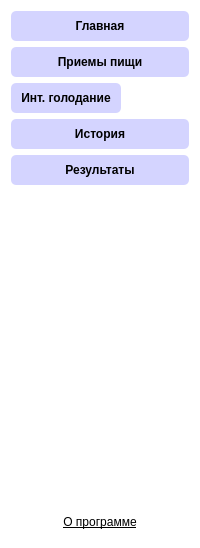
       <widget class="QWidget" name="widget_10" native="true">
        <property name="focusPolicy">
         <enum>Qt::NoFocus</enum>
        </property>
        <property name="styleSheet">
         <string notr="true">background-color:white;
border-radius: 15px;</string>
        </property>
        <layout class="QVBoxLayout" name="verticalLayout_2">
         <item>
          <widget class="QPushButton" name="mainButton">
           <property name="styleSheet">
            <string notr="true">QPushButton{
 	 height: 30px;
 	 box-sizing: border-box;
	 background-color: rgb(212, 212, 255);
 	 border-radius: 5px;
	font-weight: bold;
}</string>
           </property>
           <property name="text">
            <string>Главная</string>
           </property>
          </widget>
         </item>
         <item>
          <widget class="QPushButton" name="mealButton">
           <property name="styleSheet">
            <string notr="true">QPushButton{
 	 height: 30px;
 	 box-sizing: border-box;
	 background-color: rgb(212, 212, 255);
 	 border-radius: 5px;
	font-weight: bold;
}</string>
           </property>
           <property name="text">
            <string>Приемы пищи</string>
           </property>
          </widget>
         </item>
         <item>
          <widget class="QPushButton" name="hungerButton">
           <property name="minimumSize">
            <size>
             <width>110</width>
             <height>30</height>
            </size>
           </property>
           <property name="maximumSize">
            <size>
             <width>110</width>
             <height>16777215</height>
            </size>
           </property>
           <property name="font">
            <font>
             <weight>75</weight>
             <bold>true</bold>
            </font>
           </property>
           <property name="styleSheet">
            <string notr="true">QPushButton{
 	 height: 30px;
 	 box-sizing: border-box;
	 background-color: rgb(212, 212, 255);
 	 border-radius: 5px;
	font-weight: bold;
}</string>
           </property>
           <property name="text">
            <string>Инт. голодание</string>
           </property>
          </widget>
         </item>
         <item>
          <widget class="QPushButton" name="historyButton">
           <property name="styleSheet">
            <string notr="true">QPushButton{
 	 height: 30px;
 	 box-sizing: border-box;
	 background-color: rgb(212, 212, 255);
 	 border-radius: 5px;
	font-weight: bold;
}</string>
           </property>
           <property name="text">
            <string>История</string>
           </property>
          </widget>
         </item>
         <item>
          <widget class="QPushButton" name="resultButton">
           <property name="styleSheet">
            <string notr="true">QPushButton{
 	 height: 30px;
 	 box-sizing: border-box;
	 background-color: rgb(212, 212, 255);
 	 border-radius: 5px;
	font-weight: bold;
}</string>
           </property>
           <property name="text">
            <string>Результаты</string>
           </property>
          </widget>
         </item>
         <item>
          <spacer name="verticalSpacer">
           <property name="orientation">
            <enum>Qt::Vertical</enum>
           </property>
           <property name="sizeHint" stdset="0">
            <size>
             <width>20</width>
             <height>316</height>
            </size>
           </property>
          </spacer>
         </item>
         <item>
          <widget class="QPushButton" name="aboutButton">
           <property name="font">
            <font>
             <underline>true</underline>
            </font>
           </property>
           <property name="styleSheet">
            <string notr="true">QPushButton{
 	 height: 30px;
 	 box-sizing: border-box;
 	 border-radius: 5px;
}</string>
           </property>
           <property name="text">
            <string>О программе</string>
           </property>
          </widget>
         </item>
        </layout>
       </widget>
